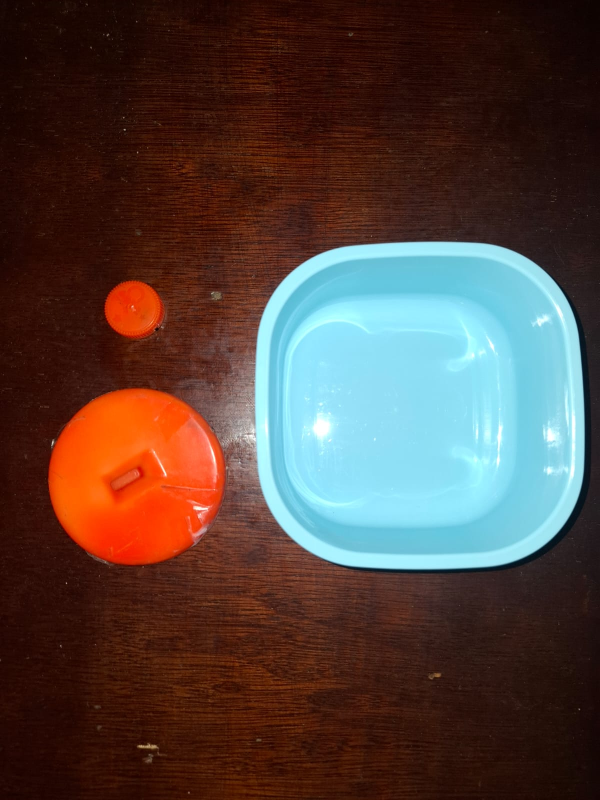
#> input picture example2.jpeg, 1200 x 1600 px, given in place of the camera (shown at 1/2 size)
$ python object_size_pixel_with_camera_calibration.py   (older library calls are emulated)
#> lines starting #> are read from the running program, lines starting #| are printed output that depends on the picture; after the words box and inside, x2 and y2 are one past the last pixel; in counts of white or black regions, pixels touching at a corner belong together
"""
Camera calibration-aware object detection system with optional distortion correction
for accurate real-time object measurement and analysis.

Features:
   - Camera intrinsic parameter loading from configuration file
   - Optional lens distortion correction using calibration data
   - Real-time object detection with contour analysis
   - Automatic ROI handling after undistortion
   - Graceful fallback to uncalibrated mode

Calibration System:
   - Reads camera matrix (fx, fy, px, py) from camera_intrinsics.txt
   - Loads distortion coefficients for lens correction
   - Generates optimal camera matrix and undistortion maps
   - Applies real-time distortion correction with ROI cropping
   - Maintains full functionality without calibration file

Processing Pipeline:
   1. Load camera intrinsic parameters (optional)
   2. Initialize camera with HD resolution and frame rate
   3. Generate undistortion maps if calibration available
   4. For each frame:
      - Apply lens distortion correction (if calibrated)
      - Crop to valid region of interest
      - Convert to grayscale and apply binary threshold
      - Find and filter contours by minimum area
      - Draw bounding boxes and pixel measurements

Configuration:
   - Camera resolution: 1280x720 @ 30fps
   - Minimum contour area: 500 pixels
   - Binary threshold: 100 (inverse threshold)
   - Display resolution: 1280x720 (resized to fit)
   - Detection color: Green (0, 255, 0)

File Format (camera_intrinsics.txt):
   fx: [focal_length_x]
   fy: [focal_length_y]
   px: [principal_point_x]
   py: [principal_point_y]
   dist: [k1,k2,p1,p2,k3]

Dependencies:
   - opencv-python
   - numpy

Controls:
   - 'q': Quit application

Output:
   - Real-time video with optional distortion correction
   - Green bounding boxes around detected objects
   - Pixel dimensions displayed for each object
   - Calibration status and camera properties on startup
"""
import cv2
import numpy as np
import os

def load_camera_intrinsics(file_path):
    """
    Membaca parameter intrinsik kamera dari file
    """
#> called with file_path = 'camera_intrinsics.txt'
    if not os.path.exists(file_path):
        print(f"File {file_path} tidak ditemukan!")
        return None, None

    camera_matrix = np.zeros((3, 3))
    dist_coeffs = np.zeros((5,))

    try:
        with open(file_path, 'r') as f:
#> (reads camera_intrinsics.txt from the repository)
            lines = f.readlines()

        for line in lines:
            line = line.strip()
            if line.startswith('fx:'):
                camera_matrix[0, 0] = float(line.split(':')[1])
            elif line.startswith('fy:'):
                camera_matrix[1, 1] = float(line.split(':')[1])
            elif line.startswith('px:'):
                camera_matrix[0, 2] = float(line.split(':')[1])
            elif line.startswith('py:'):
                camera_matrix[1, 2] = float(line.split(':')[1])
            elif line.startswith('dist:'):
                dist_values = line.split(':')[1].split(',')
                for i, val in enumerate(dist_values):
                    if i < 5:  # Maksimal 5 koefisien distorsi
                        dist_coeffs[i] = float(val)

        camera_matrix[2, 2] = 1.0  # Set elemen (2,2) = 1

        print("Parameter kamera berhasil dimuat:")
        print(f"fx: {camera_matrix[0, 0]:.2f}")
        print(f"fy: {camera_matrix[1, 1]:.2f}")
        print(f"px: {camera_matrix[0, 2]:.2f}")
        print(f"py: {camera_matrix[1, 2]:.2f}")
        print(f"Distorsi: {dist_coeffs}")

        return camera_matrix, dist_coeffs

    except Exception as e:
        print(f"Error membaca file kalibrasi: {e}")
        return None, None

def main():
    # Load parameter kalibrasi kamera
    intrinsics_file = "camera_intrinsics.txt"  # Sesuaikan path file
    camera_matrix, dist_coeffs = load_camera_intrinsics(intrinsics_file)

    if camera_matrix is None:
        print("Menggunakan kamera tanpa kalibrasi...")
        use_calibration = False
    else:
        use_calibration = True

    # Inisialisasi kamera
    cap = cv2.VideoCapture(0)

    # Set resolusi dan FPS
    cap.set(cv2.CAP_PROP_FRAME_WIDTH, 1280)
    cap.set(cv2.CAP_PROP_FRAME_HEIGHT, 720)
    cap.set(cv2.CAP_PROP_FPS, 30)

    # Ambil info aktual
    width = int(cap.get(cv2.CAP_PROP_FRAME_WIDTH))
    height = int(cap.get(cv2.CAP_PROP_FRAME_HEIGHT))
    fps = cap.get(cv2.CAP_PROP_FPS)
    fourcc_int = int(cap.get(cv2.CAP_PROP_FOURCC))
    fourcc = "".join([chr((fourcc_int >> 8 * i) & 0xFF) for i in range(4)])

    print(f"Resolusi: {width}x{height}")
    print(f"FPS: {fps}")
    print(f"FOURCC Codec: {fourcc}")
    print(f"Kalibrasi aktif: {use_calibration}")

    # Hitung undistortion map jika menggunakan kalibrasi
    if use_calibration:
        new_camera_matrix, roi = cv2.getOptimalNewCameraMatrix(
            camera_matrix, dist_coeffs, (width, height), 1, (width, height))
        map1, map2 = cv2.initUndistortRectifyMap(
            camera_matrix, dist_coeffs, None, new_camera_matrix, (width, height), cv2.CV_16SC2)
        x, y, w, h = roi  # koordinat ROI untuk cropping
        print("Undistortion map berhasil dibuat")

    while True:
        ret, frame = cap.read()
#> frame is the input picture: shape (1600, 1200, 3); mean B, G, R 59.6, 66, 83.6
        if not ret:
            break

        # Terapkan koreksi distorsi jika tersedia
        if use_calibration:
            frame = cv2.remap(frame, map1, map2, cv2.INTER_LINEAR)
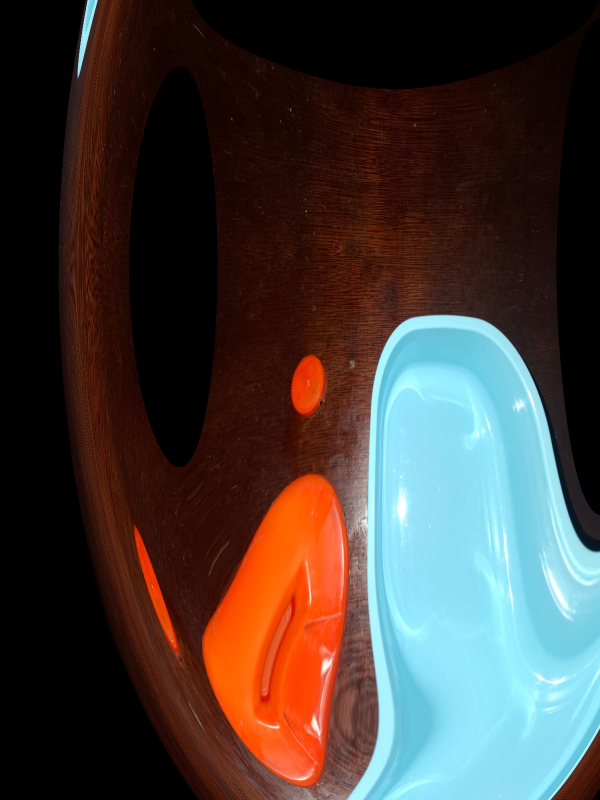
#> frame: shape (1600, 1200, 3) (shown at 1/2 size); mean B, G, R 56.5, 60.7, 69.7
            frame = frame[y:y+h, x:x+w]  # Crop bagian hitam
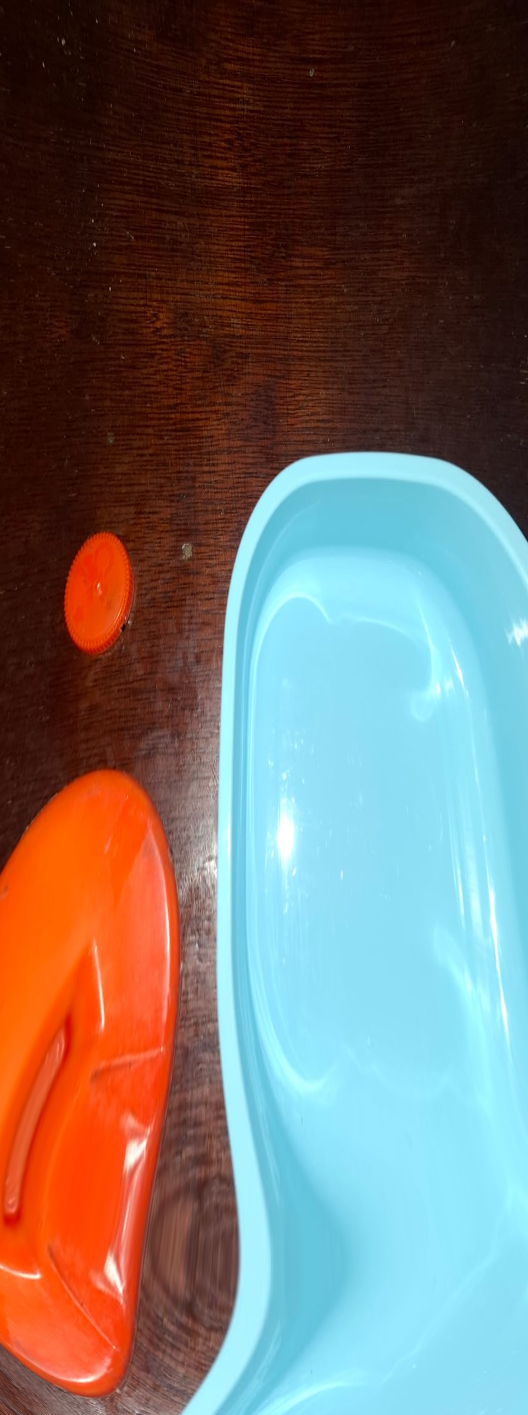
#> frame: shape (1415, 528, 3); mean B, G, R 107, 111.7, 117.7

        # Deteksi objek
        gray = cv2.cvtColor(frame, cv2.COLOR_BGR2GRAY)
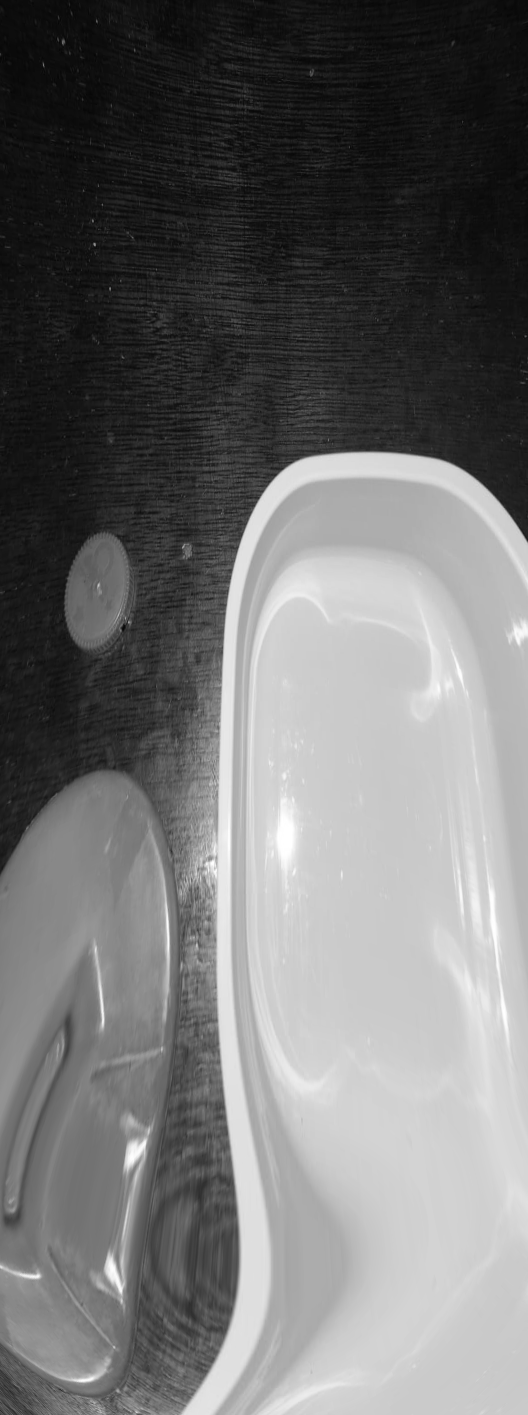
#> gray: shape (1415, 528); min 6, max 255, mean 112.9
        _, thresh = cv2.threshold(gray, 100, 255, cv2.THRESH_BINARY_INV)
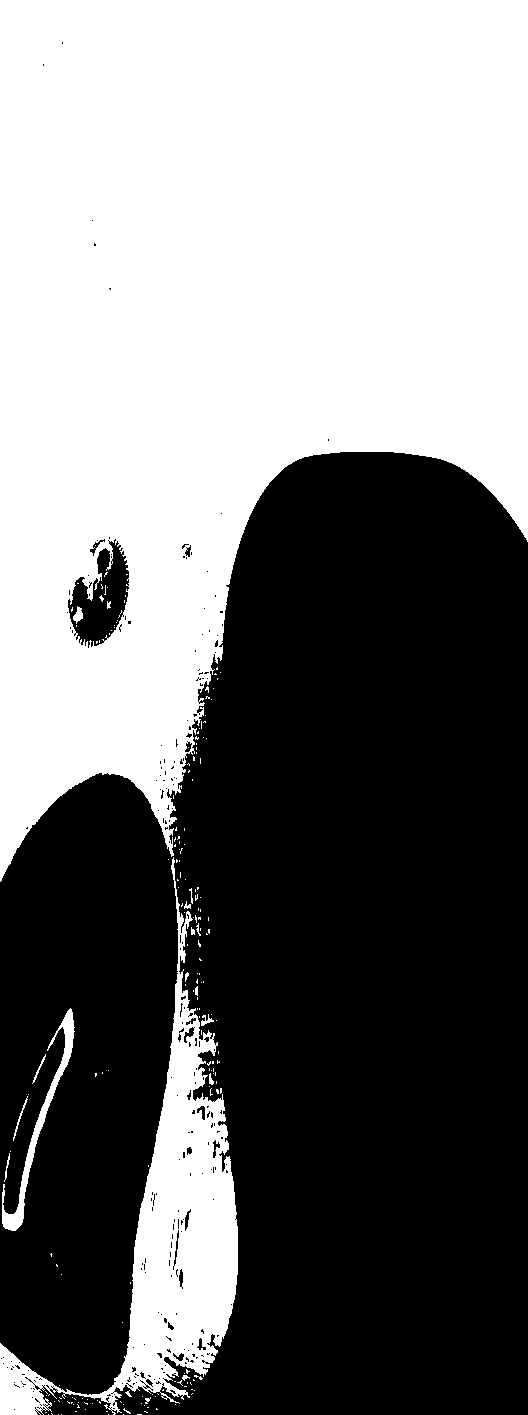
#> thresh: shape (1415, 528); 47% white; 197 white regions (178 under 20 px)
        contours, _ = cv2.findContours(thresh, cv2.RETR_EXTERNAL, cv2.CHAIN_APPROX_SIMPLE)
#> contours = 172 contours, 165 with area under 20; largest, box (x1, y1, x2, y2) and area: (0, 0, 528, 882) 319846, (0, 857, 238, 1415) 31152, (2, 1008, 75, 1231) 1644, (201, 1014, 214, 1026) 40, (13, 1096, 28, 1141) 36, (32, 1054, 46, 1084) 30, (209, 1073, 214, 1085) 23

        for cnt in contours:
            if cv2.contourArea(cnt) < 500:
                continue
            x_obj, y_obj, w_obj, h_obj = cv2.boundingRect(cnt)
            cv2.rectangle(frame, (x_obj, y_obj), (x_obj + w_obj, y_obj + h_obj), (0, 255, 0), 2)
            cv2.putText(frame, f"W:{w_obj}px H:{h_obj}px", (x_obj, y_obj - 10),
                        cv2.FONT_HERSHEY_SIMPLEX, 0.6, (0, 255, 0), 2)
#> this loop made 172 passes
#> cnt on passes 1 to 3: [[137, 1414], [141, 1414]], [[123, 1414]], [[108, 1414]]
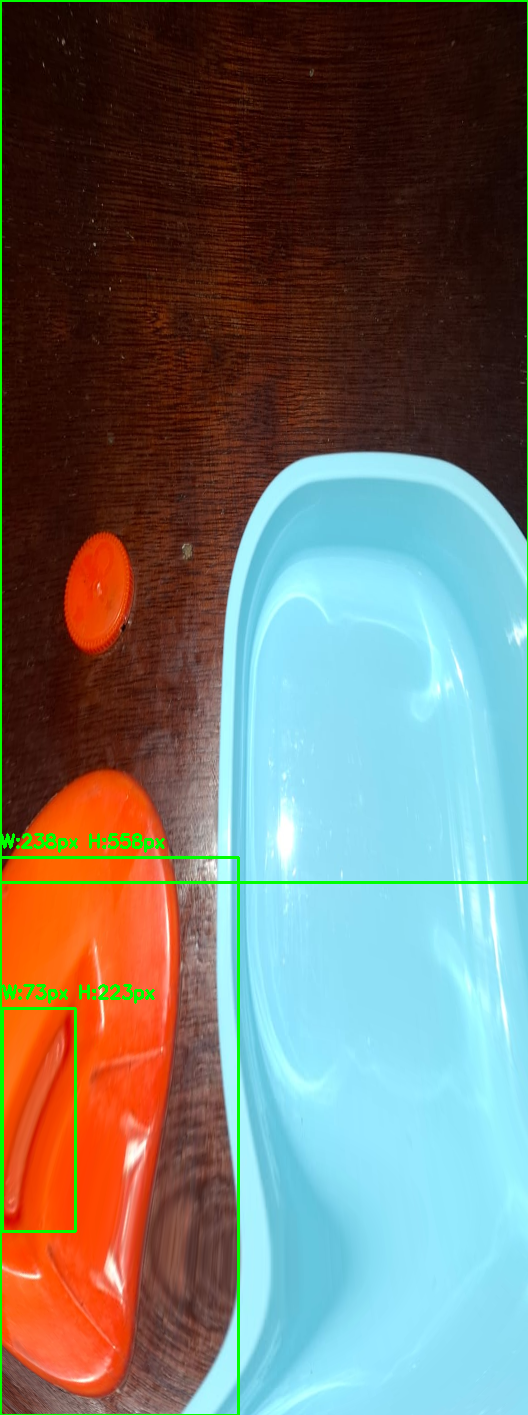
#> frame: shape (1415, 528, 3); 1.72% of pixels changed, all inside (x1, y1, x2, y2) = (0, 0, 528, 1415)

        # Tampilkan frame
        display_frame = cv2.resize(frame, (1280, 720))
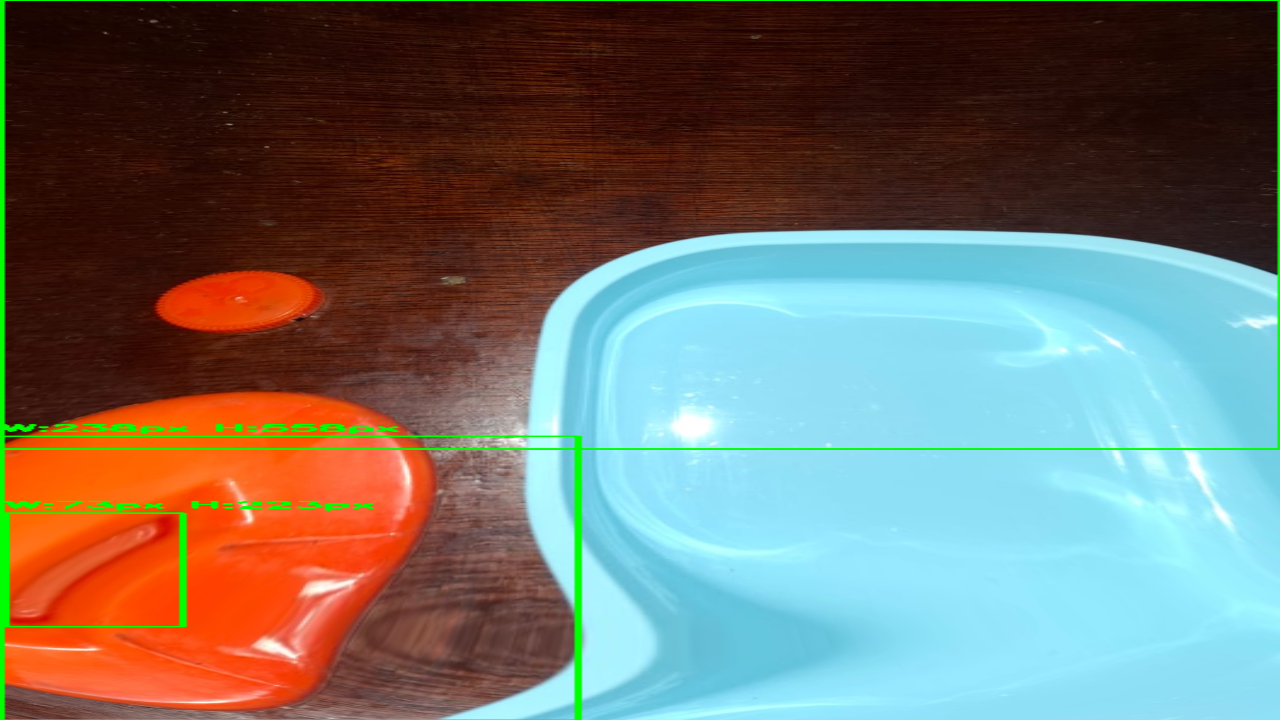
#> display_frame: shape (720, 1280, 3); mean B, G, R 105.7, 114.3, 114.7
        cv2.imshow("Object Size Detection", display_frame)

        if cv2.waitKey(1) & 0xFF == ord('q'):
#> (key q is pressed here)
            break

    cap.release()
    cv2.destroyAllWindows()

if __name__ == "__main__":
    main()
